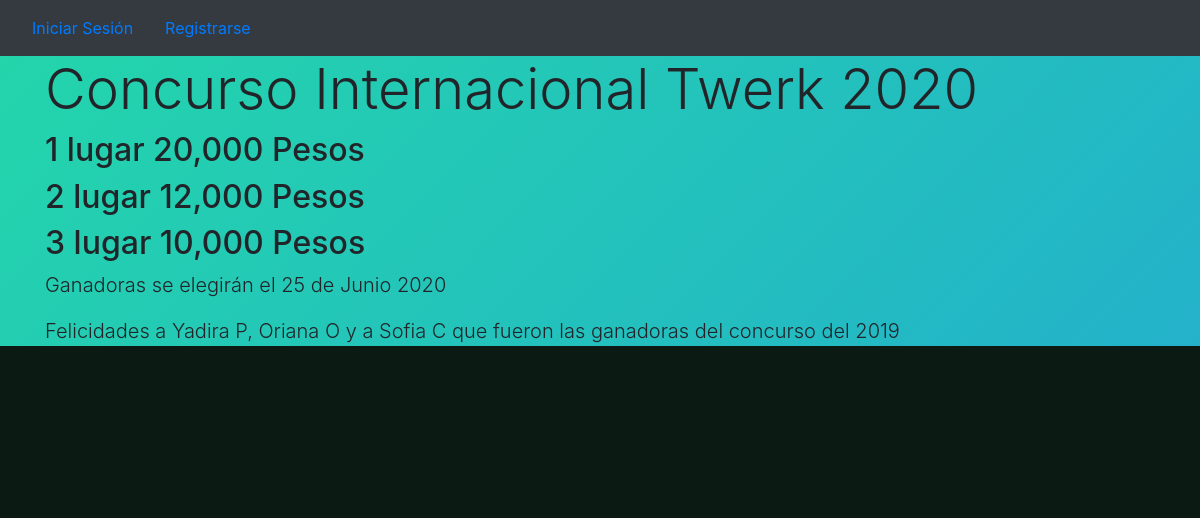
/, run on an earlier commit of the app's database.
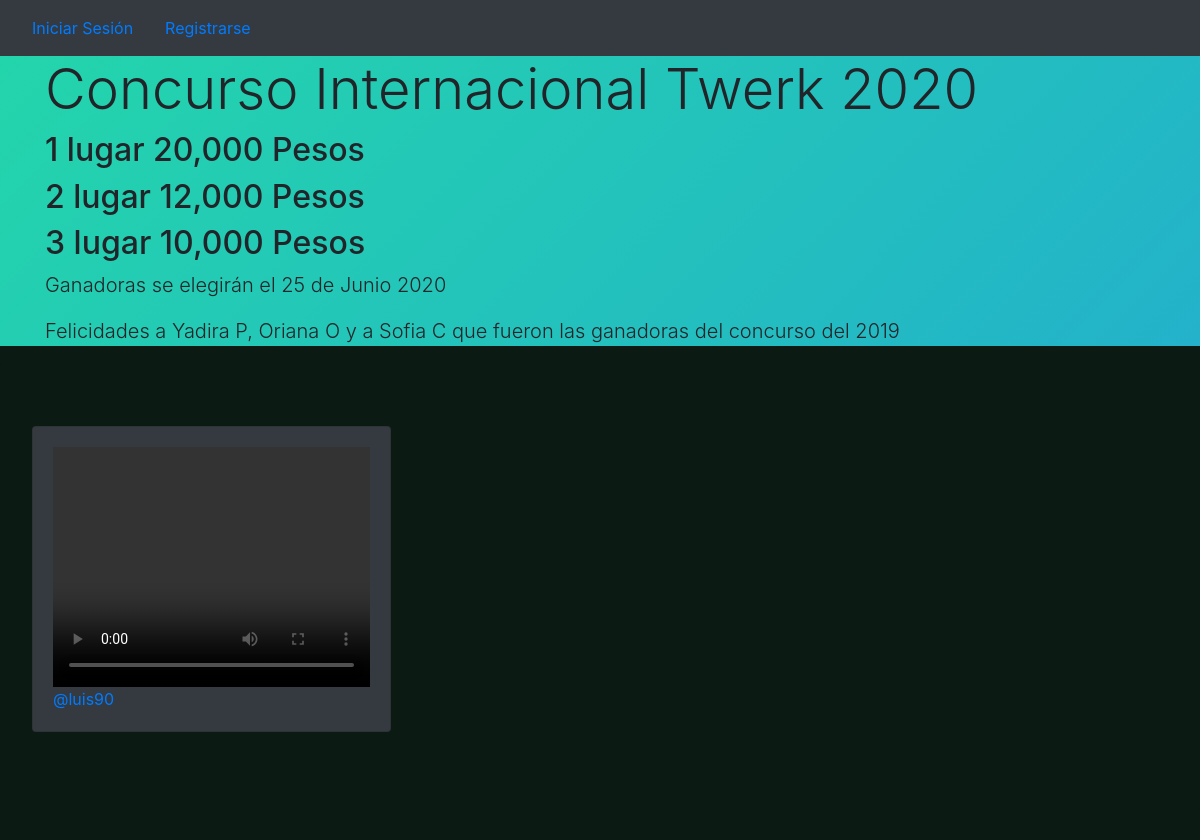
And on a later commit of the database.
### tip/models.py (models this page shows, shortened)
class MakeTip(models.Model):
    author = models.ForeignKey(User, related_name='tips', on_delete=models.CASCADE)
    title = models.CharField(max_length=63)
    post_pic = models.FileField(upload_to='media', blank=True, help_text='Selecciona video')
    creativity = models.IntegerField(default=0, null=True)
    sexy = models.IntegerField(default=0, null=True)
    quality = models.IntegerField(default=0, null=True)
    outfit = models.IntegerField(default=0, null=True)
    created_date = models.DateTimeField(default=timezone.now)

### tip/views.py (the view)
# urls.py: url(r'^$', views.tips_list_search, name='list'),
def tips_list_search(request):
    notificaciones = 'none'
    if request.user.is_anonymous:
        pass
    queryset_list = '?'
    if request.method == 'GET':
        sku = request.GET.get('populares')
        sku2 = request.GET.get('comentadas')
        sku3 = request.GET.get('recientes')
        if sku:
            queryset_list = MakeTip.objects.annotate(like_count=Count('likes')).order_by('-like_count')
        elif sku2:
            queryset_list = MakeTip.objects.annotate(comment_count=Count('comments')).order_by('-comment_count')
        else:
            queryset_list = MakeTip.objects.all().order_by('-created_date')
    query = request.GET.get('q')
    if query is not None:
        queryset_list = queryset_list.filter(Q(title__icontains=query) | Q(info__icontains=query))
    paginator = Paginator(queryset_list, 36)    # Show 25 contacts per page
    page = request.GET.get('page')
    queryset = paginator.get_page(page)
    context = {
        'notifications_list': notificaciones,
        "post_list": queryset
    }
    return render(request, 'tip/tip_list.html', context)

### tip/templates/tip/tip_list.html (shortened to what this page needs)
<!DOCTYPE html>
{% extends "main.html" %}
{% block body_block %}
<div class="prize">
  <div class="container">
      <h1 class="display-4"> Concurso Internacional Twerk 2020</h1>
    <h2>1 lugar 20,000 Pesos</h2>
    <h2>2 lugar 12,000 Pesos</h2>
    <h2>3 lugar 10,000 Pesos</h2>
    <p class="lead">Ganadoras se elegirán el 25 de Junio 2020</p>
      <p class="lead">Felicidades a Yadira P, Oriana O y a Sofia C que fueron las ganadoras del concurso del 2019</p>
  </div>
</div>
<div class="jumbotron main_wrapper_jumbotron">
    <div class="row">
        {% for post in post_list %}
            <div class="col-md-4">
                <div>
                    <div class="card text-white bg-dark mb-3">
                        {% if post.post_pic %}
                            <a href="{% url 'tips:tip_detail' pk=post.id %}">
                            <div class="card-body">
<video class="embed-responsive embed-responsive-16by9" width="320" height="240" controls>
  <source src="{{ post.post_pic.url }}" type="video/mp4">
</video>
                                <p class="card-text"><a href="{% url 'tips:for_user' username=post.author.username %}">@{{ post.author.username }}</a></p>
                            </div>
                                            </a>
                        {% else %}
                            <div class="card-body">
                                <p class="text-center"><a href="{% url 'tips:tip_detail' pk=post.id %}">{{ post.title }}</a></p>
                                <p class="card-text">{{ post.post_info_summary }}</p>
                                <p class="card-text"><a href="{% url 'tips:for_user' username=post.author.username %}">@{{ post.author.username }}</a></p>
                            </div>
                        {% endif %}
                    </div>
                </div>
            </div>
        {% endfor %}
    </div>
</div>
{% endblock %}

### templates/main.html (shortened to what this page needs)
<!DOCTYPE html>
{% load static %}
{% load bootstrap4 %}
<html lang="en">
<head>
    <link rel="stylesheet" href="{% static 'css/main_style.css' %}"/>
<link rel="stylesheet" href="https://stackpath.bootstrapcdn.com/bootstrap/4.1.3/css/bootstrap.min.css">
</head>
<body class="main_wrapper_jumbotron">
<nav class="navbar navbar-expand-lg navbar-dark bg-dark">
    {% if user.is_authenticated %}
    <a class="navbar-brand" href="{% url 'tips:list'%}" style="color: gold">
    TWERK
    </a>
        <button class="navbar-toggler" type="button" data-toggle="collapse" data-target="#collapsingNavbarXs">
        <span class="navbar-toggler-icon"></span>
        </button>
        <div class="navbar-collapse collapse" id="collapsingNavbarXs">
            <ul class="navbar-nav mr-auto">
                <li class="nav-item">
                    <a class="nav-link" href="{% url 'tips:create_tip'%}" >Enviar Video</a>
                </li>
                <li class="nav-item">
                    <a class="nav-link" href="{% url 'tips:reglas'%}" >Reglas/Requisitos</a>
                </li>
                <li class="nav-item dropdown">
                    <a class="nav-link dropdown-toggle" href="#" id="navbarDropdown" role="button" data-toggle="dropdown" aria-haspopup="true" aria-expanded="false">
                    {{ request.user }}
                    </a>
                    <div class="dropdown-menu" aria-labelledby="navbarDropdown">
                        {% if request.user.profiles %}
                            {% if request.user.profiles.rey_reina %}
                                {% else %}
                            {% endif %}
                        {% endif %}
                        <a class="dropdown-item" href="{% url 'tips:for_user' username=request.user.username%}">Mis videos</a>
                    </div>
                </li>
            {% if user.profiles %}
                <li class="nav-item dropdown">
                    <a class="nav-link dropdown-toggle" href="#" id="navbarDropdown" role="button" data-toggle="dropdown" aria-haspopup="true" aria-expanded="false">
                        Perfil
                    </a>
                <div class="dropdown-menu" aria-labelledby="navbarDropdown">
                    <a class="dropdown-item" href="{% url 'accounts:viewprofile' %}">Ver Perfil</a>
                    <a class="dropdown-item" href="{% url 'accounts:profile' %}">Editar Perfil</a>
                    <a class="dropdown-item" href="{% url 'accounts:confirm-deactivate' %}">Desactivar</a>
                </div>
                </li>
                {% if request.user.profiles.rey_reina %}
                    {% if request.user.profiles.gender == 'hombre' %}
                        <li class="nav-item">
                            <img src="http://drive.google.com/uc?export=view&id=1jPQLUooJkbUhxCVP7hLaaAEgdqAx_mYP" width="38" height="38" alt="logo">
                        </li>
                    {% else %}
                        <li class="nav-item">
                            <img src="http://drive.google.com/uc?export=view&id=16fqZqtD6u2jLeRQYVk7cj_APWgNGMezU" width="38" height="38" alt="">
                        </li>
                    {% endif %}
                {% endif %}
            {% else %}
                <li class="nav-item">
                </li>
            {% endif %}
            </ul>
                    <a class="nav-link" href="{% url 'logout'%}" >Cerrar Sesión</a>
        </div>
    {% else %}
            <a class="nav-link" href="{% url 'login'%}">Iniciar Sesión</a>
            <a class="nav-link" href="{% url 'accounts:registration'%}">Registrarse</a>
    {% endif %}
</nav>
{% block body_block %}
{% endblock %}
</body>
</html>

### accounts/static/css/main_style.css (style rules this page uses)
.prize { background: linear-gradient(-45deg, #ee7752, #e73c7e, #23a6d5, #23d5ab); background-size: 400% 400%; animation: gradientx 15s ease infinite; }
.main_wrapper_jumbotron { background-color: #0B1A12 !important; }

What changed in the data, as far as the page shows it:
added MakeTip: author.username "luis90"
